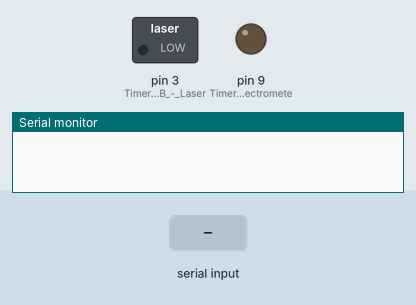
Recording of a sketch running on a simulated Arduino Uno, built with avr-gcc and run on an emulated ATmega328P. Shown: switched loads named in the sketch (green lamp = pin HIGH), output pins drawn as LEDs (lit = HIGH), the last lines printed to the serial monitor. Inputs (shaded band) come from the test bench.

Above: at 1.2 s.
1.3 s: "S" received over Serial
At 1.9 s:
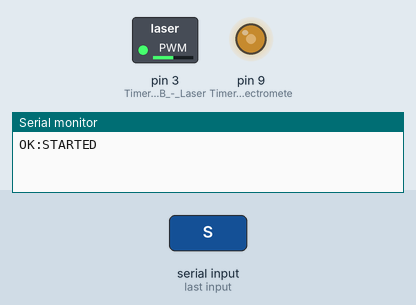
2.8 s: "X" received over Serial
At 3.8 s:
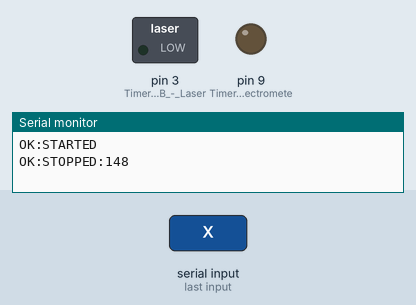
Timing chart, 0 to 5.8 s (numbered marks = the images above; inputs shaded):
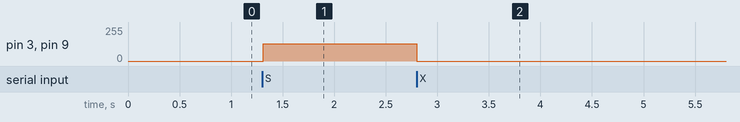

The sketch:

spectrometer_laser_sync_FINAL.ino
```cpp
/*
 * Dual-Channel Synchronized Trigger Generator - FINAL WORKING VERSION
 *
 * Pin 9  (Timer1 OC1A): Spectrometer trigger - 16-bit timer (high precision)
 * Pin 3  (Timer2 OC2B): Laser trigger - 8-bit timer (sufficient for 1-1000Hz)
 *
 * Using two independent timers allows true phase offset control!
 */

// Configuration
struct {
  uint32_t cycles;
  uint16_t frequency;
  uint8_t duty_spec;
  uint8_t duty_laser;
  int16_t offset_us;
} config = {0, 100, 50, 50, 0};

// State
volatile bool running = false;
volatile uint32_t cycle_count = 0;

void setup() {
  Serial.begin(115200);
  pinMode(9, OUTPUT);   // Timer1 OC1A - Spectrometer
  pinMode(3, OUTPUT);   // Timer2 OC2B - Laser
  digitalWrite(9, LOW);
  digitalWrite(3, LOW);
}

void loop() {
  if (Serial.available() > 0) {
    char cmd = Serial.read();

    switch (cmd) {
      case 'S':
        start();
        Serial.println(F("OK:STARTED"));
        break;

      case 'X':
        stop();
        Serial.print(F("OK:STOPPED:"));
        Serial.println(cycle_count);
        break;

      case 'Q':
        Serial.print(F("STATUS,"));
        Serial.print(running ? 1 : 0);
        Serial.print(',');
        Serial.print(cycle_count);
        Serial.print(',');
        Serial.print(config.frequency);
        Serial.print(',');
        Serial.print(config.duty_spec);
        Serial.print(',');
        Serial.print(config.duty_laser);
        Serial.print(',');
        Serial.println(config.offset_us);
        break;

      case 'P':
        if (readParameters()) {
          Serial.println(F("OK:PARAMS_SET"));
        }
        break;
    }

    delay(5);
    while (Serial.available()) Serial.read();
  }

  if (running && config.cycles > 0 && cycle_count >= config.cycles) {
    stop();
    Serial.println(F("OK:CYCLES_COMPLETE"));
  }
}

void start() {
  cycle_count = 0;
  running = true;

  // COMPLETE Timer1 reset
  TCCR1A = 0;
  TCCR1B = 0;
  TCCR1C = 0;
  TIMSK1 = 0;
  TIFR1 = 0xFF;  // Clear all interrupt flags
  TCNT1 = 0;
  OCR1A = 0;
  OCR1B = 0;
  ICR1 = 0;

  // COMPLETE Timer2 reset
  TCCR2A = 0;
  TCCR2B = 0;
  TIMSK2 = 0;
  TIFR2 = 0xFF;
  TCNT2 = 0;
  OCR2A = 0;
  OCR2B = 0;

  digitalWrite(9, LOW);
  digitalWrite(3, LOW);

  delay(10);  // Let everything settle

  // Now configure Timer1...
  cycle_count = 0;
  running = true;

  // Stop both timers
  TCCR1B = 0;
  TCCR2B = 0;

  digitalWrite(9, LOW);
  digitalWrite(3, LOW);

  // ===== TIMER1 SETUP (Spectrometer - Pin 9) =====
  // 16-bit timer, high precision
  TCNT1 = 0;

  uint16_t timer1_top = (16000000UL / (8UL * config.frequency)) - 1;
  uint16_t timer1_compare = ((uint32_t)(timer1_top + 1) * config.duty_spec) / 100;

  ICR1 = timer1_top;
  OCR1A = timer1_compare;

  // Fast PWM mode 14, non-inverting, prescaler 8
  TCCR1A = _BV(COM1A1) | _BV(WGM11);
  TCCR1B = _BV(WGM13) | _BV(WGM12) | _BV(CS11);
  TIMSK1 = _BV(TOIE1);  // Overflow interrupt for cycle counting
  // DEBUG - Add these lines here:
  // Serial.print("DEBUG: TOP1=");
  // Serial.print(timer1_top);
  // Serial.print(" CMP1=");
  // Serial.print(timer1_compare);
  // Serial.print(" DUTY=");
  // Serial.print((timer1_compare * 100.0) / (timer1_top + 1));
  // Serial.println("%");

  // ===== TIMER2 SETUP (Laser - Pin 3) =====
  // 8-bit timer, calculate best prescaler for frequency
  TCNT2 = 0;

  uint8_t timer2_top;
  uint8_t timer2_compare;
  uint8_t prescaler_bits;

  // Calculate Timer2 parameters based on frequency
  // Timer2 is 8-bit (0-255), need to find best prescaler
  if (config.frequency <= 244) {
    // Use prescaler 1024: f = 16MHz / (1024 * (TOP+1))
    // TOP = 16000000 / (1024 * f) - 1
    timer2_top = (16000000UL / (1024UL * config.frequency)) - 1;
    if (timer2_top > 255) timer2_top = 255;
    prescaler_bits = _BV(CS22) | _BV(CS21) | _BV(CS20);  // 1024
  } else if (config.frequency <= 488) {
    // Use prescaler 256
    timer2_top = (16000000UL / (256UL * config.frequency)) - 1;
    if (timer2_top > 255) timer2_top = 255;
    prescaler_bits = _BV(CS22) | _BV(CS21);  // 256
  } else if (config.frequency <= 976) {
    // Use prescaler 128
    timer2_top = (16000000UL / (128UL * config.frequency)) - 1;
    if (timer2_top > 255) timer2_top = 255;
    prescaler_bits = _BV(CS22) | _BV(CS20);  // 128
  } else {
    // Use prescaler 64 for frequencies above 976 Hz
    timer2_top = (16000000UL / (64UL * config.frequency)) - 1;
    if (timer2_top > 255) timer2_top = 255;
    prescaler_bits = _BV(CS22);  // 64
  }

  timer2_compare = ((uint16_t)(timer2_top + 1) * config.duty_laser) / 100;

  OCR2A = timer2_top;     // TOP value
  OCR2B = timer2_compare; // Compare for OC2B (Pin 3)

  // Fast PWM mode 7 (TOP = OCR2A), non-inverting on OC2B
  TCCR2A = _BV(COM2B1) | _BV(WGM21) | _BV(WGM20);
  // Don't start Timer2 yet - we'll start it with offset

  // ===== APPLY OFFSET =====
  // Calculate offset in Timer1 ticks (prescaler 8: 0.5µs per tick)
  int32_t offset_ticks = (int32_t)config.offset_us * 2;
  if (offset_ticks == 0) {
    // No offset - start both timers now
    TCCR2B = _BV(WGM22) | prescaler_bits;  // Start Timer2

  } else if (offset_ticks < 0) {

    // Negative offset: Laser fires FIRST
    // Start Timer2 now, delay Timer1
    TCCR2B = _BV(WGM22) | prescaler_bits;  // Start Timer2 immediately

    // Preload Timer1 counter so it's already "ahead"
    int32_t preload = -offset_ticks;
    if (preload > timer1_top) preload = preload % (timer1_top + 1);
    TCNT1 = (uint16_t)preload;

  } else {

    // Positive offset: Spec fires FIRST
    // Start Timer1 now (already started), Timer2 starts later
    // Preload Timer2 counter

    // Convert offset from Timer1 ticks to Timer2 ticks
    // This is approximate since Timer2 uses different prescaler
    uint32_t period_us = 1000000UL / config.frequency;
    uint16_t timer2_period_ticks = timer2_top + 1;
    int32_t timer2_offset_ticks = ((int32_t)offset_ticks * timer2_period_ticks) / (timer1_top + 1);

    if (timer2_offset_ticks > 0 && timer2_offset_ticks < timer2_period_ticks) {
      TCNT2 = (uint8_t)timer2_offset_ticks;
    }

    TCCR2B = _BV(WGM22) | prescaler_bits;  // Start Timer2
  }
}

void stop() {
  running = false;
  TCCR1B = 0;
  TCCR2B = 0;
  TIMSK1 = 0;
  digitalWrite(9, LOW);
  digitalWrite(3, LOW);
}

ISR(TIMER1_OVF_vect) {
  if (running) {
    cycle_count++;
  }
}

bool readParameters() {
  uint32_t start_time = millis();
  while (Serial.available() < 10) {
    if (millis() - start_time > 5000) {
      Serial.println(F("ERR:TIMEOUT"));
      return false;
    }
  }

  config.cycles = readUint32();
  config.frequency = readUint16();
  config.duty_spec = Serial.read();
  config.duty_laser = Serial.read();
  config.offset_us = (int16_t)readUint16();

  if (config.frequency < 1 || config.frequency > 1000 ||
      config.duty_spec > 100 || config.duty_laser > 100) {
    Serial.println(F("ERR:PARAM_RANGE"));
    return false;
  }

  return true;
}

uint32_t readUint32() {
  uint32_t val = Serial.read();
  val |= (uint32_t)Serial.read() << 8;
  val |= (uint32_t)Serial.read() << 16;
  val |= (uint32_t)Serial.read() << 24;
  return val;
}

uint16_t readUint16() {
  uint16_t val = Serial.read();
  val |= (uint16_t)Serial.read() << 8;
  return val;
}
```

Measured:
- after the input at 1.3 s, pin 3 (Timer2_OC2B_-_Laser), pin 9 (Timer1_OC1A_-_Spectromete): 0/255 → 128/255 at once
- after the input at 2.8 s, pin 3 (Timer2_OC2B_-_Laser), pin 9 (Timer1_OC1A_-_Spectromete): 128/255 → 0/255 at once
